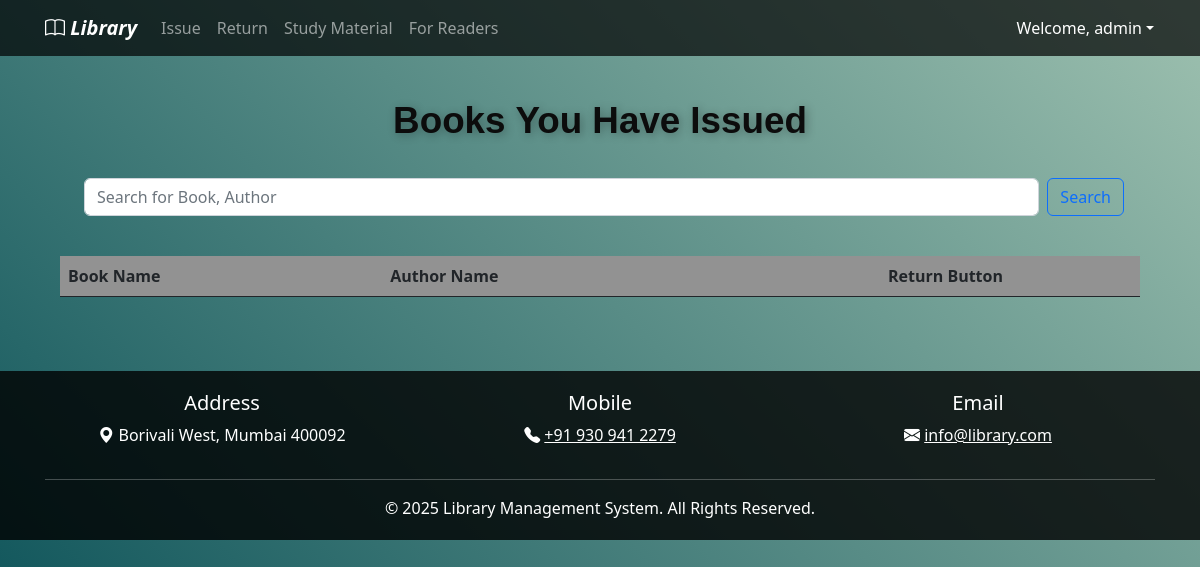
The app's page /return_item (signed in), older data.
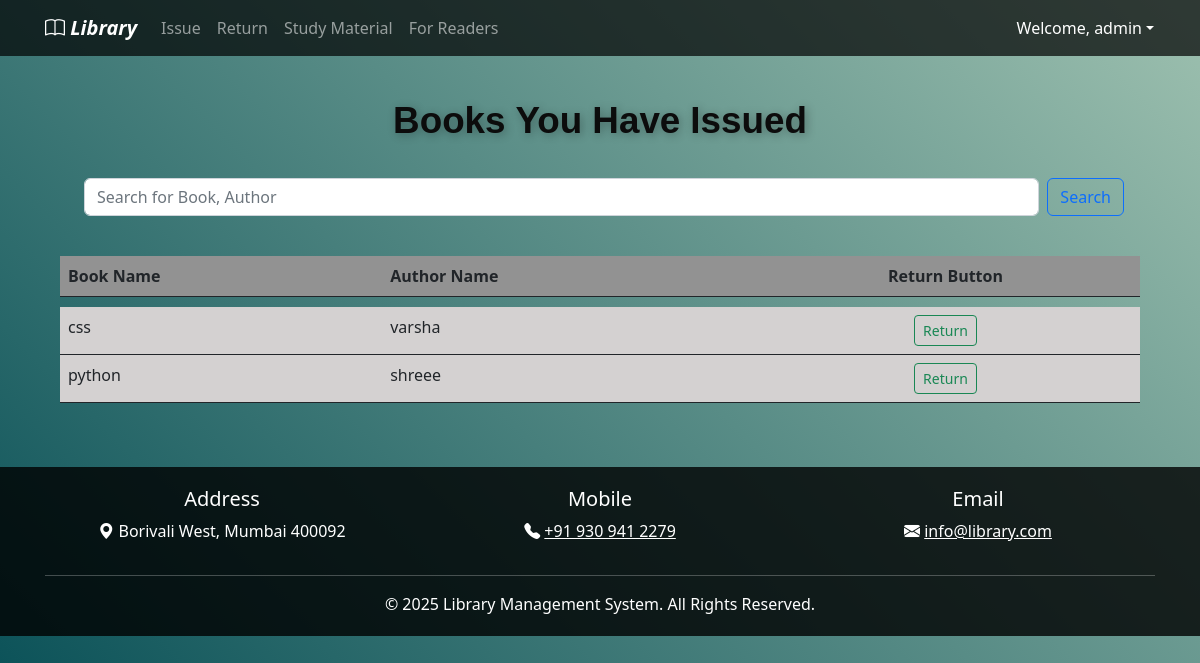
The same page, newer data.
### elibrary_app/models.py (models this page shows, shortened)
class Book(models.Model):
    book_name = models.CharField(max_length=150)
    author_name = models.CharField(max_length=200)
    quantity = models.IntegerField(default=1)
    subject = models.CharField(max_length=2000)
    book_add_time = models.DateTimeField(default=timezone.now)  # Changed to DateTimeField for both date and time
    book_add_date = models.DateField(default=date.today)
    class Meta:
        constraints = [
            models.UniqueConstraint(fields=["book_name", "author_name"], name="unique_book_author")  # Replaced unique_together with UniqueConstraint
        ]

### elibrary_app/views.py (the view, shortened to what this page needs)
# urls.py: path("return_item", views.return_item, name="return_item"),  # Return item page
@login_required(login_url=reverse_lazy("login"))
def return_item(request):
    my_items = IssuedItem.objects.filter(user_id=request.user, return_date__isnull=True).values_list("book_id")
    books = Book.objects.filter(id__in=my_items)
    return render(request, "return_item.html", {"books": books})

### elibrary_app/templates/return_item.html (shortened to what this page needs)
{% extends 'base.html' %}
{% load static %}
{% block content %}
<center>
<div class="container mt-4">
    <div class="col-md-12">
        <div class="library-title">
            <span class="word">Books</span>
            <span class="word">You</span>
            <span class="word">Have</span>
            <span class="word">Issued</span>
        </div>
    </div>
</div>
    <div class="input-group container">
        <form class="d-flex search-form w-100 mx-3" method="get" action="/searchproductreturn/">
            <input type="search" name="q" class="form-control search-input mx-2" placeholder="Search for Book, Author">
            <button class="btn btn-outline-primary" type="submit">Search</button>
          </form>
    </div>
</center>
<div class="container">
<br>
   <table class="table" style="border: none;">
      <thead class="thead-dark">
        <tr style="background-color: rgb(146, 146, 146);">
            <th scope="col">Book Name</th>
            <th scope="col">Author Name</th>
            <th scope="col" class="text-center">Return Button</th>
         </tr>
      </thead>
      <tr style="height: 10px;"></tr>
      <tbody id="table_data">
         {% for book in books %}
         <tr style="background-color: rgb(212, 209, 209);">
            <td>{{ book.book_name }}</td>
            <td>{{ book.author_name }}</td>
            <td class="text-center">
               <form action="{% url 'return_item' %}" aria-controls="rounded" method="POST">
                  <button type="submit" class="btn btn-outline-success btn-sm">
                     Return
                  </button>
               </form>
            </td>
         </tr>
         {% endfor %}
      </tbody>
   </table>
</div>
{% endblock %}

Row changes from the older to the newer data that the page shows:
now on this page (row edited): Book: book_name "css", author_name "varsha"
now on this page (row edited): Book: book_name "python", author_name "shreee"
